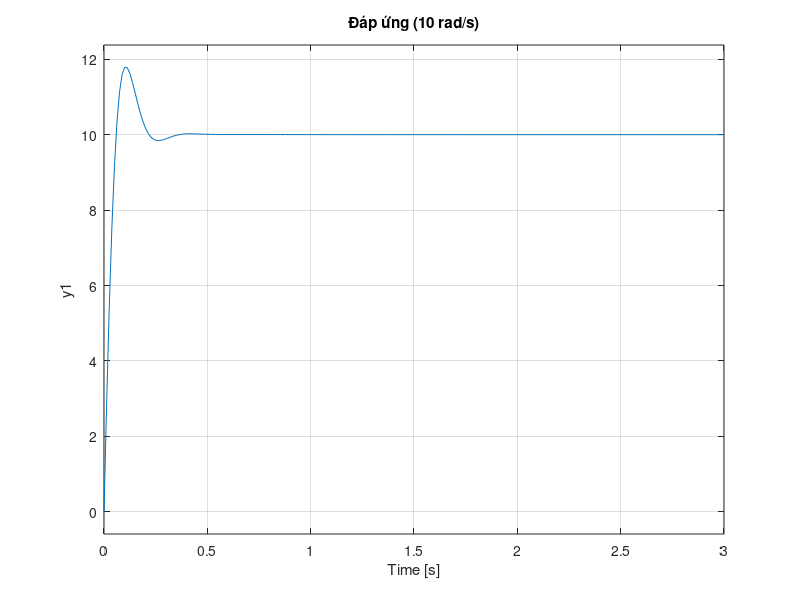

Here is the MATLAB script that generated this plot:
R = 1.93; 
L = 0.275; 
Kb = 0.0289; 
J = 0.039; 
B = 0.092; 
Kt = 0.041;

num = Kt;
den = [J*L, (J*R + B*L), (R*B + Kt*Kb)];
G = tf(num, den);

fprintf('Hàm truyền G(s) của động cơ:\n');
disp(G);

zeta = 0.6;
wn = 25;
Kv = 100;

a = den(1); 
b = den(2); 
c = den(3);

KI = (Kv * c) / Kt;

alpha = (KI * Kt / a) / (wn^2);

KD = (a * (alpha + 2*zeta*wn) - b) / Kt;

KP = (a * (wn^2 + 2*zeta*wn*alpha) - c) / Kt;

fprintf('--- Kết quả tính toán hệ số PID ---\n');
fprintf('alpha = %.4f\n', alpha);
fprintf('KP    = %.4f\n', KP);
fprintf('KI    = %.4f\n', KI);
fprintf('KD    = %.4f\n', KD);

GPID = tf([KD KP KI], [1 0]);
T = feedback(GPID*G, 1);
step(10*T);
title('Đáp ứng (10 rad/s)');
grid on;
